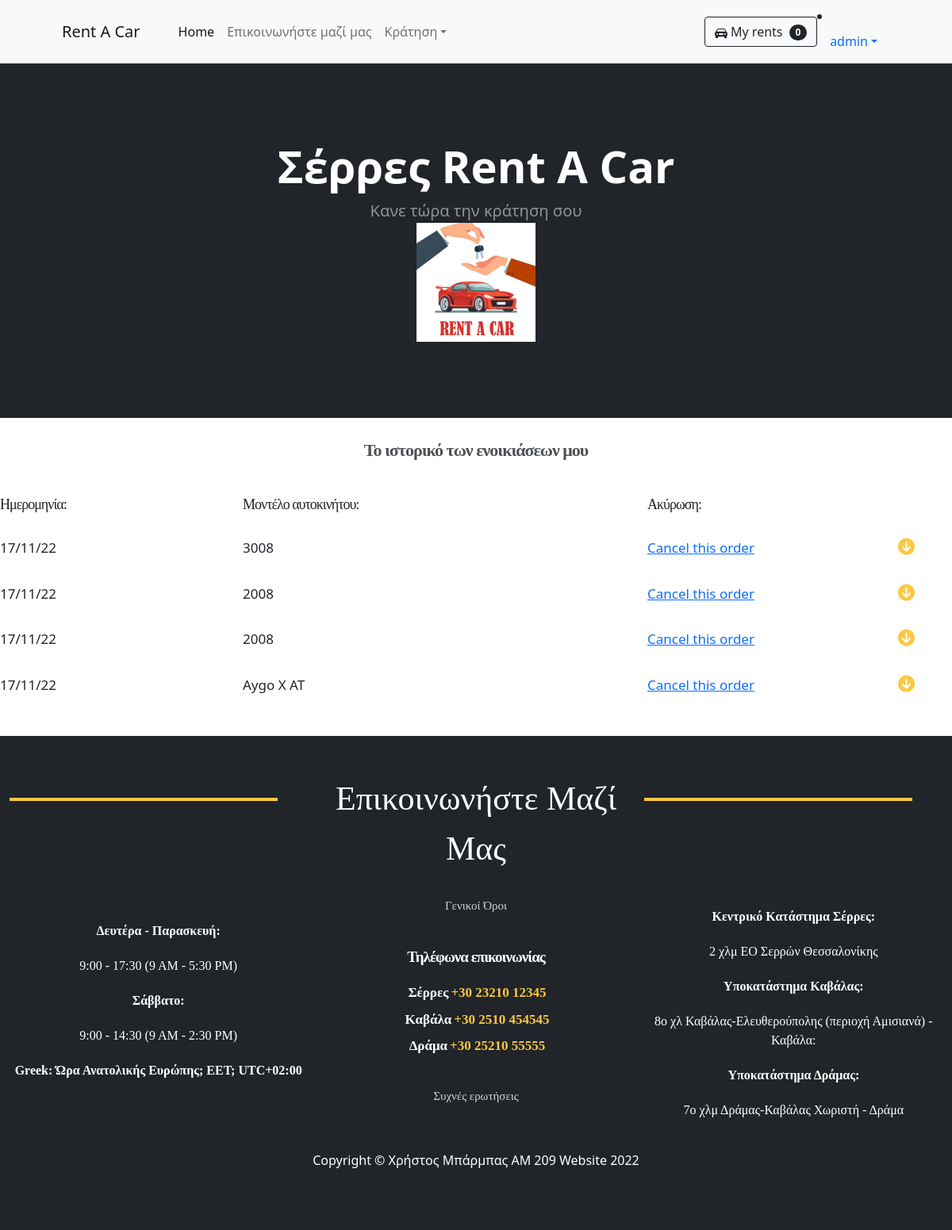
The page /totalRentals/ (signed in) on the database as committed earlier.
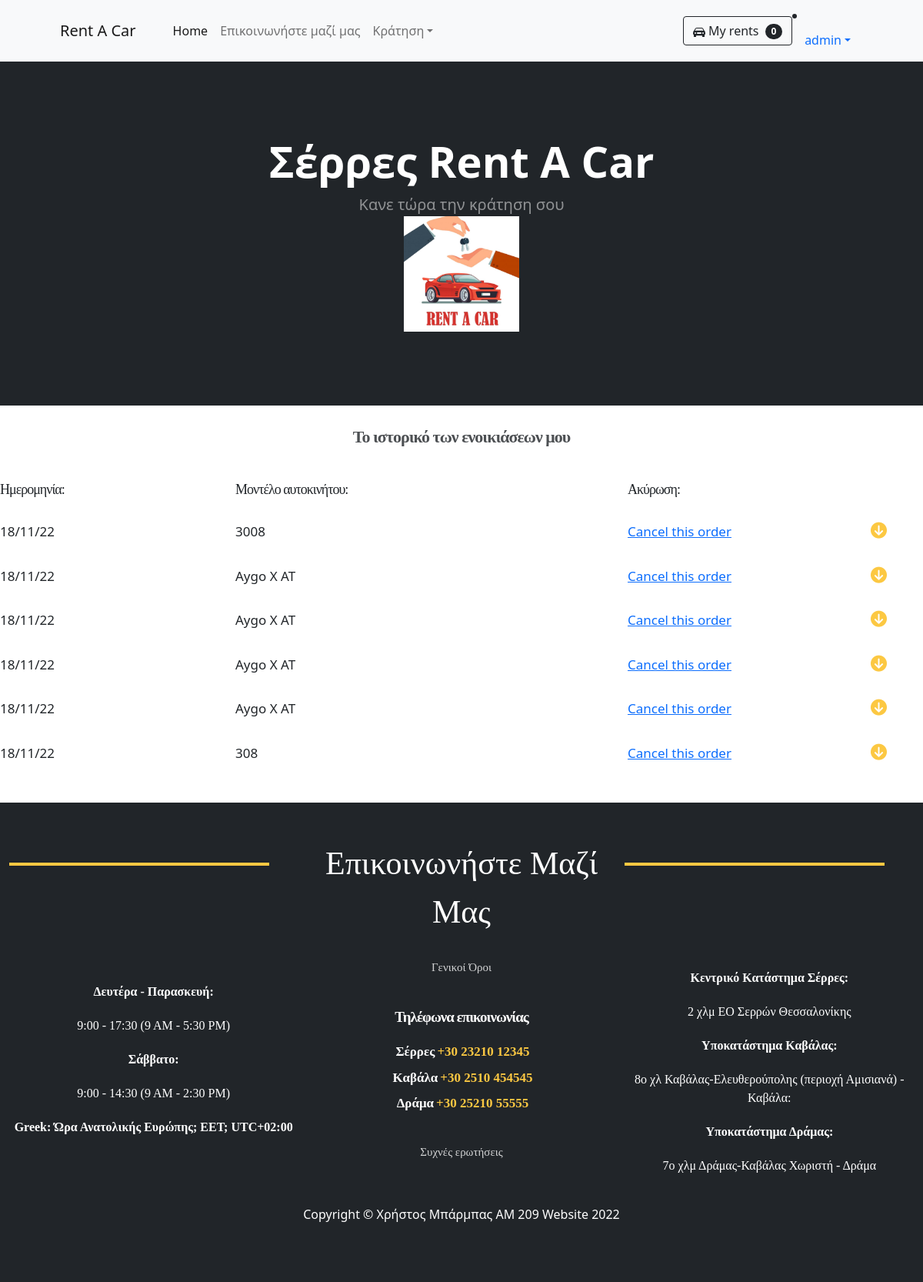
The same page on the database as committed later.
### carRental/models.py (models this page shows, shortened)
class Rental(models.Model):
    costumer = models.ForeignKey(Costumer, null=True, on_delete=models.CASCADE)
    customerName = models.CharField(max_length=70, null=True)
    costumerID = models.IntegerField(null=True, blank=False)
    rentalCompany = models.ForeignKey(RentalCompany, null=True, on_delete=models.CASCADE, default='1')
    car = models.ForeignKey(Car, null=True, on_delete=models.CASCADE)
    carModel = models.CharField(max_length=70, null=True)
    carId = models.IntegerField(null=True, blank=False)
    price = models.IntegerField(null=True, blank=False)
    startDate = models.DateField(auto_now_add=False, null=True)
    finishDate = models.DateField(auto_now_add=False, null=True)
    orderDate = models.DateTimeField(auto_now_add=True, null=True)
    placeToStart = models.ForeignKey(PlaceToStart, null=True, on_delete=models.CASCADE)
    fullFuel = models.BooleanField(blank=True, null=True, default=False)
    insurance = models.BooleanField(blank=True, null=True, default=False)
    payed = models.BooleanField(null=True, default=False)

### carRental/views.py (the view)
# urls.py: path('totalRentals/', views.totalRentals, name='totalRentals'),
@login_required(login_url='home.html')
def totalRentals(request):
    current = request.user
    rentals = Rental.objects.all()
    context = {
        'current': current,
        'rentals': rentals,
    }
    return render(request, 'totalRentals.html', context)

### carRental/models.py (called while the page is built)
    def __str__(self):
        return self.placeToStart

### carRental/templates/totalRentals.html (shortened to what this page needs)
{% extends 'main.html' %}
{% load static %}
{% block content %}
    <div class="lastRent lastRentPos">
				<div class="row no-gutters">
					<div class="col-12">
						<div class="row">
							<div class="col-12">
								<div class="experienceTitle">
									Το ιστορικό των ενοικιάσεων μου
								</div>
							</div>
						</div>
						<div class="row no-gutters">
                            <div class="col-2">
                                <div class="headerTable">
                                    Ημερομηνία:
                                </div>
                            </div>
                            <div class="col-1">
                            </div>
                            <div class="col-5">
                                <div class="headerTable">
                                    Μοντέλο αυτοκινήτου:
                                </div>
                            </div>
                            <div class="col-3">
                                <div class="headerTable">
                                    Ακύρωση:
                                </div>
							</div>
                        </div>
                {% for x in rentals %}
						<div class="row align-items-center">
							<div class="col-md-12 col-sm-12 clickFaq ">
								<div class="questionUs rowSize">
									<div class="row no-gutters ">
										<div class="col-2">
											<div class="infoTable ">
												{{ x.orderDate|date:'d/m/y' }}
											</div>
										</div>
										<div class="col-1">
										</div>
										<div class="col-5">
											<div class="infoTable">
											    {{ x.carModel}}
											</div>
										</div>
										<div class="col-3">
											<div class="infoTable">
											{% if x.payed == False %}
											<div class="payingPc">
												<a href="">Cancel this order</a>
											</div>
											{% else  %}
											 Payed
											{% endif  %}
											</div>
										</div>
										<div class="col-1">
											<div class="infoTable">
												<i class="fas fa-arrow-circle-down .displayFaq arrowsUS"></i>
											</div>
										</div>
									</div>
								</div>
							</div>
						</div>
                        {% endfor  %}
					</div>
				</div>
			</div>
{% endblock  %}

Rows that differ between the two databases and show on the page:
removed Rental: orderDate "17/11/22", carModel "3008", payed "Cancel this order"
removed Rental: orderDate "17/11/22", carModel "2008", payed "Cancel this order"
removed Rental: orderDate "17/11/22", carModel "2008", payed "Cancel this order"
removed Rental: orderDate "17/11/22", carModel "Aygo X AT", payed "Cancel this order"
added Rental: orderDate "18/11/22", carModel "3008", payed "Cancel this order"
added Rental: orderDate "18/11/22", carModel "Aygo X AT", payed "Cancel this order"
added Rental: orderDate "18/11/22", carModel "Aygo X AT", payed "Cancel this order"
added Rental: orderDate "18/11/22", carModel "Aygo X AT", payed "Cancel this order"
added Rental: orderDate "18/11/22", carModel "Aygo X AT", payed "Cancel this order"
added Rental: orderDate "18/11/22", carModel "308", payed "Cancel this order"
